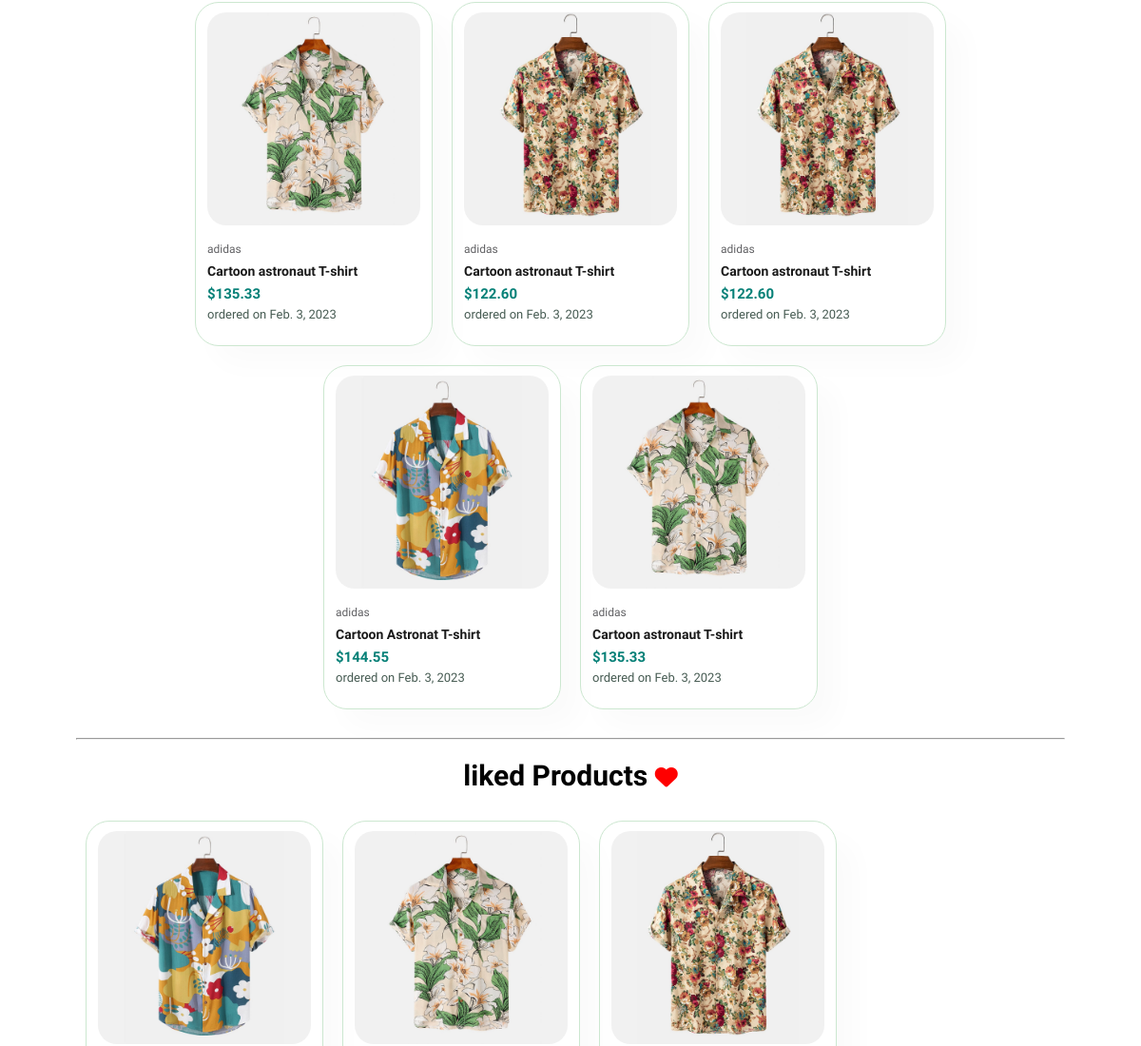
Before: /users/profile/ (signed in, middle part) with the older database file.
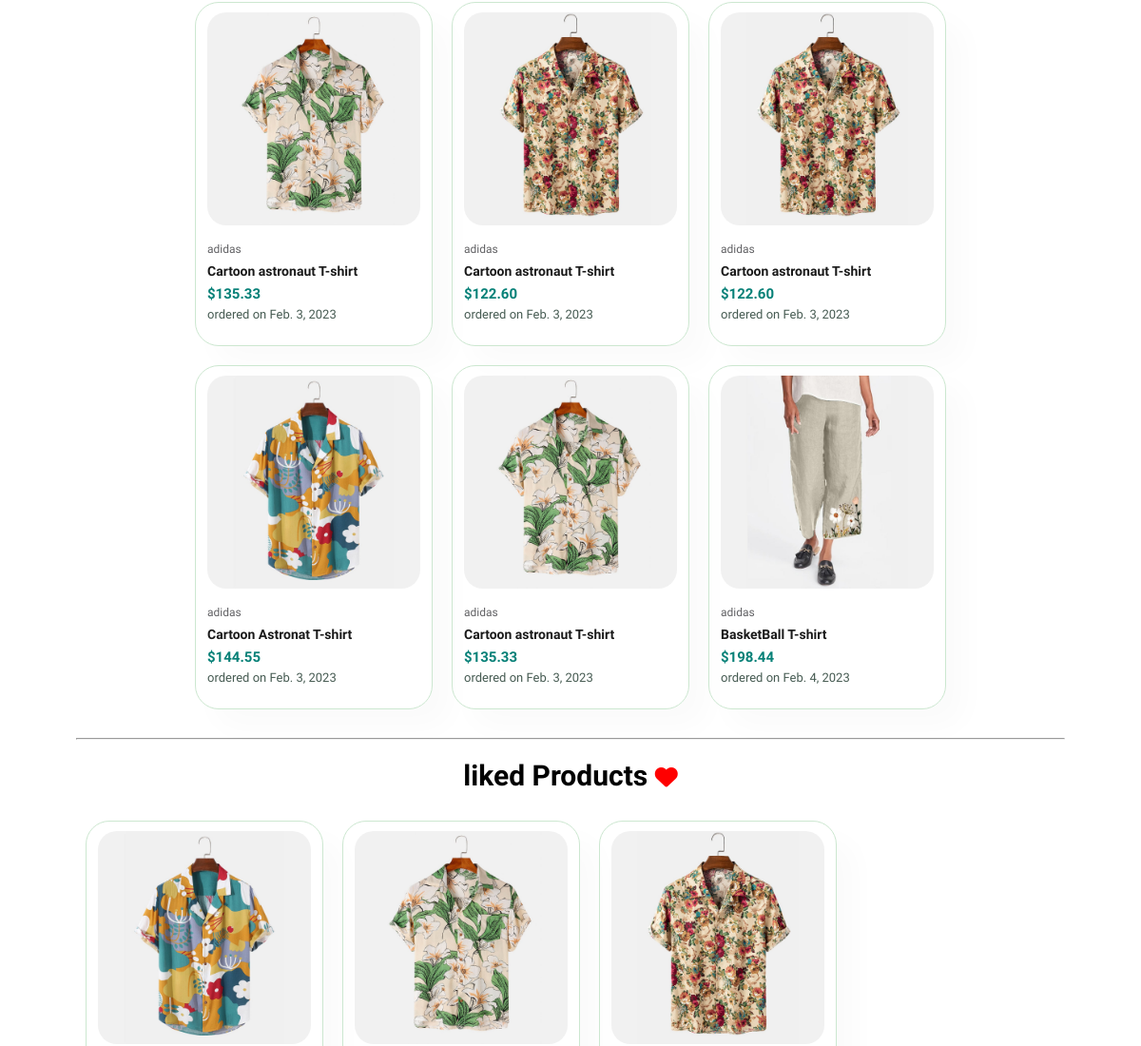
After: the same page with the newer database file.
### shop/models.py (models this page shows, shortened)
class OrderItem(models.Model):
	item=models.ForeignKey(Items,on_delete=models.CASCADE)
	dateadded=models.DateField(auto_now_add=True)
	quantity=models.IntegerField(default=1)
	user=models.ForeignKey(User,on_delete=models.CASCADE)
	ordered=models.BooleanField(default=False)
	size=models.CharField(max_length=5,default="M")

class Items(models.Model):
	name=models.CharField(max_length=100)
	category_choices=models.CharField(max_length=5, choices=CATEGORY_CHOICES)
	company=models.CharField(max_length=100)
	description=models.CharField(max_length=300)
	price=models.DecimalField(decimal_places=2,max_digits=8)
	likers=models.ManyToManyField(User,related_name="likers",blank=True)
	image=models.ImageField(upload_to="products",default="default.jpg")
	image2=models.ImageField(upload_to="products",default="default.jpg")
	image3=models.ImageField(upload_to="products",default="default.jpg")
	image4=models.ImageField(upload_to="products",default="default.jpg")

class Order(models.Model):
	item=models.ManyToManyField(OrderItem,related_name="orders")
	user=models.ForeignKey(User,on_delete=models.CASCADE)
	ordered_date=models.DateField(auto_now_add=True)
	ordered=models.BooleanField(default=False)
	billing_address=models.ForeignKey("BillingAddress",on_delete=models.SET_NULL,blank=True,null=True)
	payment=models.ForeignKey("Payment",on_delete=models.SET_NULL,blank=True,null=True)

### users/views.py (the view)
# urls.py: path("profile/",profile,name="profile"),
def profile(request):
	if request.method == "POST":
		u_form=UserUpdateForm(request.POST,instance=request.user)
		p_form=ProfileUpdateForm(request.POST,request.FILES,instance=request.user.profile)
		if u_form.is_valid() and p_form.is_valid():
			u_form.save()
			p_form.save()
			return redirect("profile")
	else:
		u_form=UserUpdateForm(instance=request.user)
		p_form=ProfileUpdateForm()
	orders=Order.objects.filter(user=request.user,ordered=True)
	likedProducts=Items.objects.filter(likers=request.user.id)
	return render(request,"users/profile.html",{"u_form":u_form,"p_form":p_form,"profile_status":"active","orders":orders,"likedProducts":likedProducts})

### users/templates/users/profile.html (shortened to what this page needs)
{%extends 'shop/base.html'%}
{%block content%}
<section id="product1" class="section-p1 profile-orders">
	<div class="pro-container">
		<div id="order-row">
			{%for orderss in orders%}
				{%for order in orderss.item.all%}
					<div class="pro" onclick="window.location.href='{%url 'orderDetail' order.id%}'">
						<img src="{{order.item.image.url}}" alt="">
						<div class="des">
							<span>{{order.item.company}}</span>
							<h5>{{order.item.name}}</h5>
							<h4>${{order.item.price}}</h4>
							<p>ordered on {{orderss.ordered_date}}</p>
						</div>
					</div>
				{%endfor%}
			{%endfor%}
		</div>
	</div>
	<hr>
	<div id="likedProducts">
		<h3>liked Products <i class="fa-solid fa-heart" id="liked"></i></h3>
		<div class="pro-container">
			{%for product in likedProducts%}
				<div class="pro" onclick="window.location.href='{%url 'detail' product.id%}'">
					<img src="{{product.image.url}}" alt="">
				</div>
			{%endfor%}
		</div>
	</div>
</section>
{%endblock content%}

### shop/templates/shop/base.html (shortened to what this page needs)
{%load static%}
<!DOCTYPE html>
<html>
<head>
	<link rel="stylesheet" type="text/css" href="{%static 'shop/main.css'%}">
</head>
<body>
	{%block content%}
	{%endblock content%}
</body>

### shop/static/shop/main.css (style rules this page uses)
* { margin: 0; padding: 0; box-sizing: border-box; font-family: "Spartan",sans-serif; }
h4 { font-size: 20px; color: #222; }
p { font-size: 16px; color: #465b52; margin: 15px 0 20px 0; }
.section-p1 { padding: 40px 80px; }
body { width: 100%; margin: 0px; }

### shop/static/shop/home.css (style rules this page uses)
#product1 { text-align: center; }
#product1 .pro-container { display: flex; justify-content: space-between; padding-top: 20px; flex-wrap: wrap; }
#product1 .pro { width: 23%; min-width: 250px; padding: 10px 12px; border: 1px solid #cce7d0; border-radius: 25px; cursor: pointer; box-shadow: 20px 20px 30px rgba(0, 0, 0, 0.02); margin: 15px 0; transition: 0.2s ease; position: relative; }
#product1 .pro img { width: 100%; border-radius: 20px; }
#product1 .pro .des { text-align: start; padding: 10px 0; }
#product1 .pro .des span { color: #606063; font-size: 12px; }
#product1 .pro .des h5 { padding-top: 7px ; color: #1a1a1a; font-size: 14px; }
#product1 .pro .des h4 { padding-top: 7px; font-size: 15px; font-weight: 700; color: #088178; }

### shop/static/shop/cart.css (style rules this page uses)
#cart table td:nth-child(4), #cart table td:nth-child(5), #cart table td:nth-child(6), { width: 150px; text-align: center; }

### shop/static/shop/shop.css (style rules this page uses)
#liked { font-size: 1.5rem; color: red; cursor: pointer; }

### users/static/users/profile.css (style rules this page uses)
.pro-container #order-row { display: flex; align-items: center; flex-wrap: wrap; justify-content: center; }
.profile-orders .pro-container { justify-content: flex-start; margin-bottom: 20px; }
.profile-orders h3 { font-size: 30px; }
#order-row .pro { width: 15%; margin: 10px; }
#order-row p { margin:5px 0 5px 0; text-align: left; font-size: 13px; }
#likedProducts { margin-top: 20px; }
#likedProducts .pro-container { justify-content: flex-start; }
#likedProducts .pro { margin: 10px; width: 15%; }

Changed rows visible on the page:
now on this page (row edited): Order: ordered_date "Feb. 4, 2023"
added OrderItem: item.image (picture), item.company "adidas", item.name "BasketBall T-shirt", item.price "198.44"
